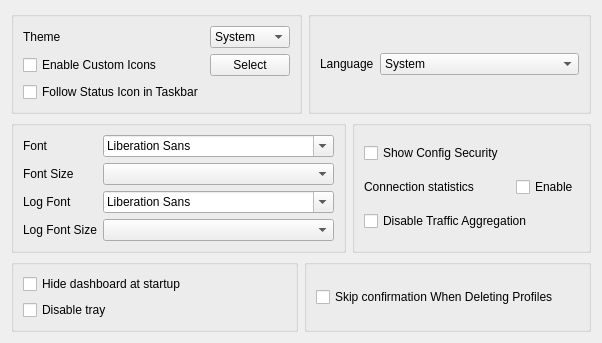
     <widget class="QWidget" name="tab_2">
      <attribute name="title">
       <string>Style</string>
      </attribute>
      <layout class="QGridLayout" name="gridLayout_5">
       <item row="2" column="0">
        <layout class="QHBoxLayout" name="style_h_2">
         <item>
          <widget class="QGroupBox" name="traffic_statistics_box">
           <layout class="QGridLayout" name="gridLayout_8">
            <item row="0" column="0">
             <widget class="QLabel" name="label_2">
              <property name="text">
               <string>Font</string>
              </property>
             </widget>
            </item>
            <item row="0" column="1">
             <widget class="QFontComboBox" name="font"/>
            </item>
            <item row="1" column="0">
             <widget class="QLabel" name="label_5">
              <property name="text">
               <string>Font Size</string>
              </property>
             </widget>
            </item>
            <item row="1" column="1">
             <widget class="QComboBox" name="font_size"/>
            </item>
            <item row="2" column="0">
             <widget class="QLabel" name="label_log_font">
              <property name="text">
               <string>Log Font</string>
              </property>
             </widget>
            </item>
            <item row="2" column="1">
             <widget class="QFontComboBox" name="log_font_family">
              <property name="toolTip">
               <string>Monospace font for the log view. Unavailable families fall back to a built-in monospace list.</string>
              </property>
             </widget>
            </item>
            <item row="3" column="0">
             <widget class="QLabel" name="label_log_font_size">
              <property name="text">
               <string>Log Font Size</string>
              </property>
             </widget>
            </item>
            <item row="3" column="1">
             <widget class="QComboBox" name="log_font_size"/>
            </item>
           </layout>
          </widget>
         </item>
         <item>
          <widget class="QGroupBox" name="connection_statistics_box">
           <layout class="QGridLayout" name="gridLayout_11">
            <item row="1" column="0">
             <widget class="QLabel" name="label_9">
              <property name="text">
               <string>Connection statistics</string>
              </property>
             </widget>
            </item>
            <item row="1" column="2">
             <widget class="QCheckBox" name="connection_statistics">
              <property name="text">
               <string>Enable</string>
              </property>
             </widget>
            </item>
            <item row="2" column="0" colspan="3">
             <widget class="QCheckBox" name="disable_traffic_aggregation">
              <property name="toolTip">
               <string>&lt;html&gt;&lt;head/&gt;&lt;body&gt;&lt;p&gt;Fully disables the traffic aggregation feature (per-config and per-app usage history kept in a separate database, shown in the Traffic Stats dashboard). Does not affect the per-profile traffic counters in the main window.&lt;/p&gt;&lt;/body&gt;&lt;/html&gt;</string>
              </property>
              <property name="text">
               <string>Disable Traffic Aggregation</string>
              </property>
             </widget>
            </item>
            <item row="0" column="0">
             <widget class="QCheckBox" name="show_config_security">
              <property name="toolTip">
               <string>&lt;html&gt;&lt;head/&gt;&lt;body&gt;&lt;p&gt;Show each config's security next to its type in the proxy list, e.g. &quot;Trojan (WebSocket+TLS)&quot;. Insecure configs are marked with a warning sign.&lt;/p&gt;&lt;/body&gt;&lt;/html&gt;</string>
              </property>
              <property name="text">
               <string>Show Config Security</string>
              </property>
             </widget>
            </item>
           </layout>
          </widget>
         </item>
        </layout>
       </item>
       <item row="3" column="0">
        <layout class="QHBoxLayout" name="style_h_3">
         <item>
          <widget class="QGroupBox" name="horizontalGroupBox_5">
           <layout class="QVBoxLayout" name="verticalLayout_5">
            <item>
             <widget class="QCheckBox" name="start_minimal">
              <property name="sizePolicy">
               <sizepolicy hsizetype="Preferred" vsizetype="Fixed">
                <horstretch>0</horstretch>
                <verstretch>0</verstretch>
               </sizepolicy>
              </property>
              <property name="text">
               <string>Hide dashboard at startup</string>
              </property>
             </widget>
            </item>
            <item>
             <widget class="QCheckBox" name="disable_tray">
              <property name="sizePolicy">
               <sizepolicy hsizetype="Preferred" vsizetype="Fixed">
                <horstretch>0</horstretch>
                <verstretch>0</verstretch>
               </sizepolicy>
              </property>
              <property name="toolTip">
               <string>Prevents the app from minimizing to the tray when the window is closed. The app will exit instead</string>
              </property>
              <property name="text">
               <string>Disable tray</string>
              </property>
             </widget>
            </item>
           </layout>
          </widget>
         </item>
         <item>
          <widget class="QGroupBox" name="groupBox_2">
           <layout class="QHBoxLayout" name="horizontalLayout_23">
            <item>
             <widget class="QCheckBox" name="skip_delete_confirm">
              <property name="text">
               <string>Skip confirmation When Deleting Profiles</string>
              </property>
             </widget>
            </item>
           </layout>
          </widget>
         </item>
        </layout>
       </item>
       <item row="0" column="0">
        <layout class="QHBoxLayout" name="style_h_1">
         <item>
          <widget class="QGroupBox" name="groupBox">
           <layout class="QGridLayout" name="gridLayout_10">
            <item row="0" column="0">
             <widget class="QLabel" name="label_8">
              <property name="sizePolicy">
               <sizepolicy hsizetype="Maximum" vsizetype="Maximum">
                <horstretch>0</horstretch>
                <verstretch>0</verstretch>
               </sizepolicy>
              </property>
              <property name="text">
               <string>Theme</string>
              </property>
             </widget>
            </item>
            <item row="0" column="1">
             <widget class="QComboBox" name="theme">
              <item>
               <property name="text">
                <string notr="true">System</string>
               </property>
              </item>
             </widget>
            </item>
            <item row="1" column="1">
             <widget class="QPushButton" name="select_custom_icon">
              <property name="text">
               <string>Select</string>
              </property>
             </widget>
            </item>
            <item row="1" column="0">
             <widget class="QCheckBox" name="enable_custom_icon">
              <property name="text">
               <string>Enable Custom Icons</string>
              </property>
             </widget>
            </item>
            <item row="2" column="0">
             <widget class="QCheckBox" name="follow_status_in_taskbar">
              <property name="toolTip">
               <string>Follow the connection status icon in the dock/taskbar. When off, it always shows the Throne icon</string>
              </property>
              <property name="text">
               <string>Follow Status Icon in Taskbar</string>
              </property>
             </widget>
            </item>
           </layout>
          </widget>
         </item>
         <item>
          <widget class="QGroupBox" name="groupBox2">
           <layout class="QGridLayout" name="gridLayout_4">
            <item row="0" column="2">
             <widget class="QComboBox" name="language">
              <item>
               <property name="text">
                <string notr="true">System</string>
               </property>
              </item>
              <item>
               <property name="text">
                <string notr="true">English</string>
               </property>
              </item>
              <item>
               <property name="text">
                <string notr="true">简体中文</string>
               </property>
              </item>
              <item>
               <property name="text">
                <string notr="true">فارسی</string>
               </property>
              </item>
              <item>
               <property name="text">
                <string notr="true">Русский</string>
               </property>
              </item>
             </widget>
            </item>
            <item row="0" column="0">
             <widget class="QLabel" name="label_15">
              <property name="sizePolicy">
               <sizepolicy hsizetype="Maximum" vsizetype="Maximum">
                <horstretch>0</horstretch>
                <verstretch>0</verstretch>
               </sizepolicy>
              </property>
              <property name="text">
               <string>Language</string>
              </property>
             </widget>
            </item>
           </layout>
          </widget>
         </item>
        </layout>
       </item>
      </layout>
     </widget>
